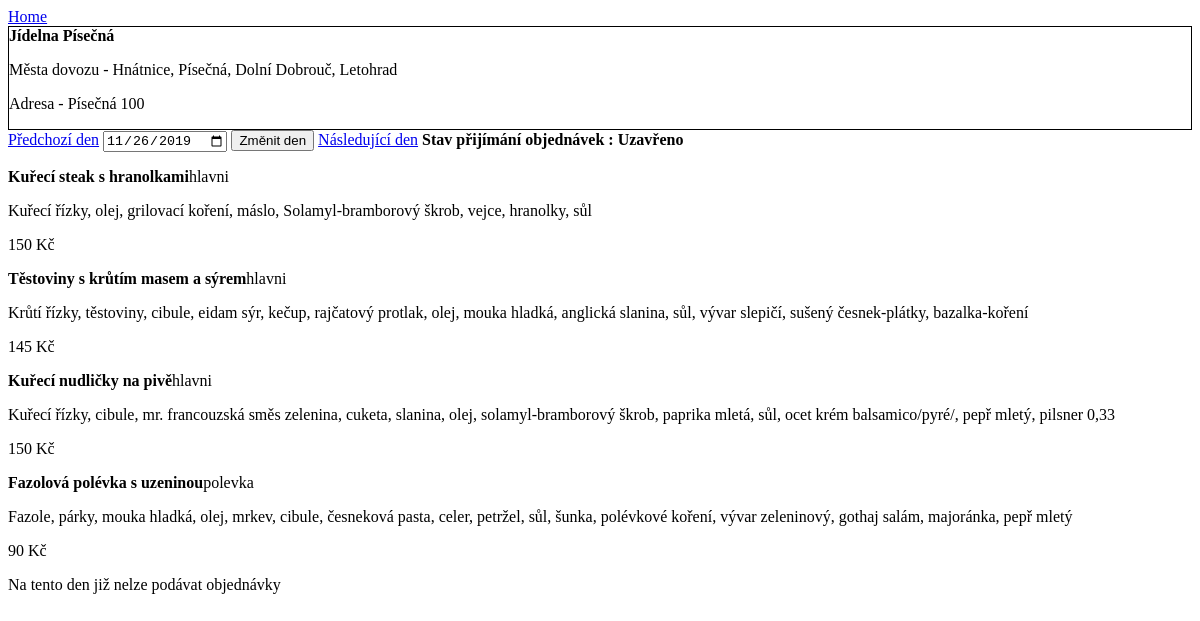
Before: /jidlo/jidelnicek.php?jidelna=2 with the older database file.
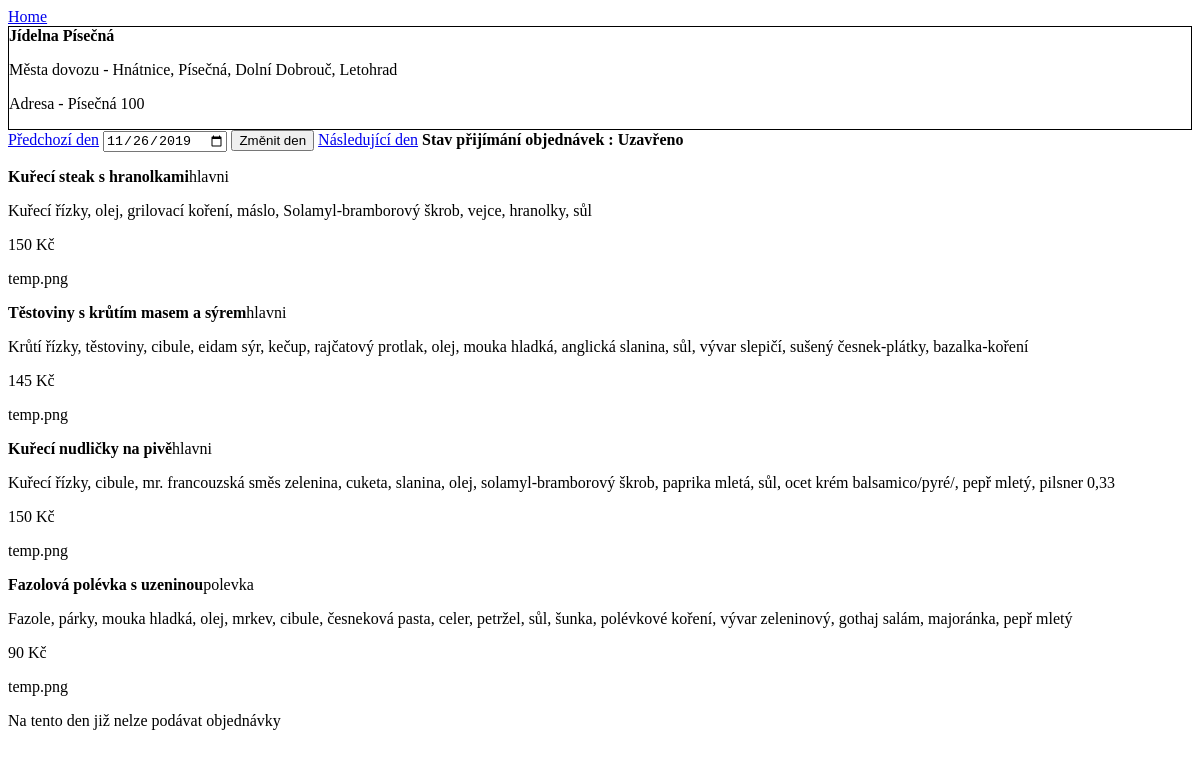
After: the same page with the newer database file.
### tables this page shows
CREATE TABLE `jidla_v_nabidce` (
  `id` int(11) NOT NULL AUTO_INCREMENT,
  `nabidka` int(11) NOT NULL,
  `jidlo` int(11) NOT NULL,
  PRIMARY KEY (`id`),
  KEY `jidlo` (`jidlo`),
  KEY `nabidka` (`nabidka`),
  CONSTRAINT `jidla_v_nabidce_ibfk_1` FOREIGN KEY (`jidlo`) REFERENCES `jidlo` (`id`) ON DELETE CASCADE,
  CONSTRAINT `jidla_v_nabidce_ibfk_2` FOREIGN KEY (`nabidka`) REFERENCES `nabidka` (`id`) ON DELETE CASCADE
);

CREATE TABLE `jidlo` (
  `id` int(11) NOT NULL AUTO_INCREMENT,
  `nazev` varchar(200) NOT NULL,
  `popis` text NOT NULL,
  `typ` varchar(100) NOT NULL,
  `ob` varchar(200) DEFAULT NULL,
  `cena` int(11) DEFAULT NULL,
  PRIMARY KEY (`id`)
);

### jidlo/jidelnicek.php (the view, shortened to what the changed rows need)
<?php
include '../functions.php';
if(isset($_GET['jidelna']))
    if(filter_input(INPUT_GET, "jidelna", FILTER_VALIDATE_INT))
        $jidelna = filter_input(INPUT_GET, "jidelna");
    else
        header("Location:../index.php");
else
    header("Location:../index.php");
if(isset($_GET['den']))
    $den = filter_input(INPUT_GET, "den", FILTER_SANITIZE_STRING);
else
    $den = date('Y-m-d');
$kontrola = true;
?>
<!DOCTYPE html>
<html>
	<head>
		<link rel="stylesheet" href="./styles/styles.css">
	</head>
	<body>
    <main>
        <a href="../index.php">Home</a>
        <?php
            $db = dbconnect();
            $sql = "SELECT nazev, adresa, mesto FROM jidelna WHERE id = $jidelna AND stav = 1";
            if($jidelny = $db->prepare($sql)){;
                $jidelny->execute();
                $jidelny->bind_result($nazev, $adresa, $mesto);
                if($jidelny->fetch()){
                    echo "<a href='./jidelnicek.php?jidelna=$jidelna' style='text-decoration : none; color: black;'><div style='border : 1px solid black;'>";
                    echo "</div></a>";
                }else{
                    echo "Nepodařilo se načíst jídelníček jídelny s daným id";
                    $kontrola = false;
                }
            }else{
                echo "Nepodařilo se načíst jídelníček";
                $kontrola = false;
            }
        ?>
            <a href="./jidelnicek.php?jidelna=<?php echo $jidelna;?>&den=<?php echo date('Y-m-d', strtotime($den . ' -1 day'));?>">Předchozí den</a>
            <form method="get" action="jidelnicek.php" style="display: inline-block;">
                <input type="date" name="den"  value="<?php echo $den;?>">
                <input type="submit" value="Změnit den">
            </form>
            <a href="./jidelnicek.php?jidelna=<?php echo $jidelna;?>&den=<?php echo date('Y-m-d', strtotime($den . ' +1 day'));?>">Následující den</a>
        <?php
            $sql = "SELECT id, stav FROM nabidka WHERE jidelna = $jidelna AND den = '$den'";
            if($jidelny = $db->prepare($sql)){
                $jidelny->execute();
                $jidelny->bind_result($id, $stav);
                if($jidelny->fetch()){
                    echo "<b>Stav přijímání objednávek : $stav</b><br>";
                    $sql_jidla_v_nabidce = "SELECT jidlo FROM jidla_v_nabidce WHERE nabidka = $id";
                    $jidla_v_nabidce = $db->query($sql_jidla_v_nabidce);
                    if($jidla_v_nabidce->num_rows > 0){
                        while($row = $jidla_v_nabidce->fetch_assoc()){
                            $sql_info_jidlo = "SELECT nazev, popis, typ, ob, cena FROM jidlo WHERE id = ".$row['jidlo'];
                            if($jidlo_info = $db->prepare($sql_info_jidlo)){
                                $jidlo_info->execute();
                                $jidlo_info->bind_result($nazev, $popis, $typ, $ob, $cena);
                                if($jidlo_info->fetch()){
                                    echo "<b>$nazev</b>$typ";
                                    echo "<p>$popis</p>";
                                    echo "<p>$cena Kč</p>";
                                    echo "<p>$ob</p>";
                                }else{
                                    echo "Toto jídlo neexistuje";
                                }
                            }
                        }
                    }else{
                        echo "V nabídce nejsou žádná jídla";
                        $kontrola = false;
                    }
                }else{
                    echo "Jídelna na tento den nemá sestavený jídelníček";
                    $kontrola = false;
                }
            }else{
                echo "Nepodařilo se načíst jídelníček";
                $kontrola = false;
            }
        ?>
    </main>
    <section>
        <?php
            if($stav == "Otevřeno" && $kontrola){
                echo "<form action='./jidlo.php' method='post'>";
                echo "<input type='hidden' name='jidelna' value='$jidelna' >";
                echo "<input type='hidden' name='den' value='$den' >";
                echo "<input type='submit' name='obj' value='Objednat si jídlo'>";
                echo "</form>";
            }else if($stav == "Uzavřeno" && $kontrola){
                echo "Na tento den již nelze podávat objednávky";
            }else if($kontrola){
                echo "Na tento den již byla podána vaše objednávka";
            }
        ?>
    </section>
	</body>
</html>

Changed rows visible on the page:
changed through a linked row, jidla_v_nabidce "Kuřecí steak s hranolkami": jidlo.ob (not shown) → "temp.png"
changed through a linked row, jidla_v_nabidce "Těstoviny s krůtím masem a sýrem": jidlo.ob (not shown) → "temp.png"
changed through a linked row, jidla_v_nabidce "Kuřecí nudličky na pivě": jidlo.ob (not shown) → "temp.png"
changed through a linked row, jidla_v_nabidce "Fazolová polévka s uzeninou": jidlo.ob (not shown) → "temp.png"
